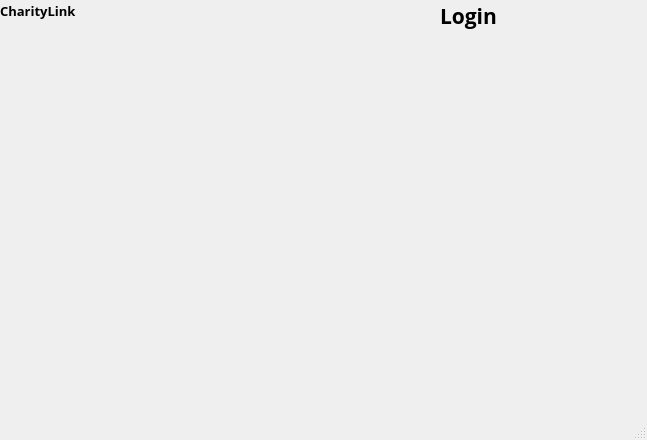
<?xml version="1.0" encoding="UTF-8"?>
<ui version="4.0">
 <class>MainWindow</class>
 <widget class="QMainWindow" name="MainWindow">
  <property name="geometry">
   <rect>
    <x>0</x>
    <y>0</y>
    <width>647</width>
    <height>440</height>
   </rect>
  </property>
  <property name="windowTitle">
   <string>CharityLink</string>
  </property>
  <widget class="QWidget" name="centralwidget">
   <widget class="QLabel" name="systemLabel">
    <property name="geometry">
     <rect>
      <x>0</x>
      <y>0</y>
      <width>81</width>
      <height>21</height>
     </rect>
    </property>
    <property name="font">
     <font>
      <family>Open Sans</family>
      <pointsize>10</pointsize>
      <bold>true</bold>
     </font>
    </property>
    <property name="text">
     <string>CharityLink</string>
    </property>
   </widget>
   <widget class="QLabel" name="systemLabel_2">
    <property name="geometry">
     <rect>
      <x>440</x>
      <y>0</y>
      <width>61</width>
      <height>31</height>
     </rect>
    </property>
    <property name="font">
     <font>
      <family>Open Sans</family>
      <pointsize>16</pointsize>
      <bold>true</bold>
     </font>
    </property>
    <property name="text">
     <string>Login</string>
    </property>
   </widget>
  </widget>
  <widget class="QMenuBar" name="menubar">
   <property name="geometry">
    <rect>
     <x>0</x>
     <y>0</y>
     <width>647</width>
     <height>22</height>
    </rect>
   </property>
  </widget>
  <widget class="QStatusBar" name="statusbar"/>
 </widget>
 <resources/>
 <connections/>
</ui>
